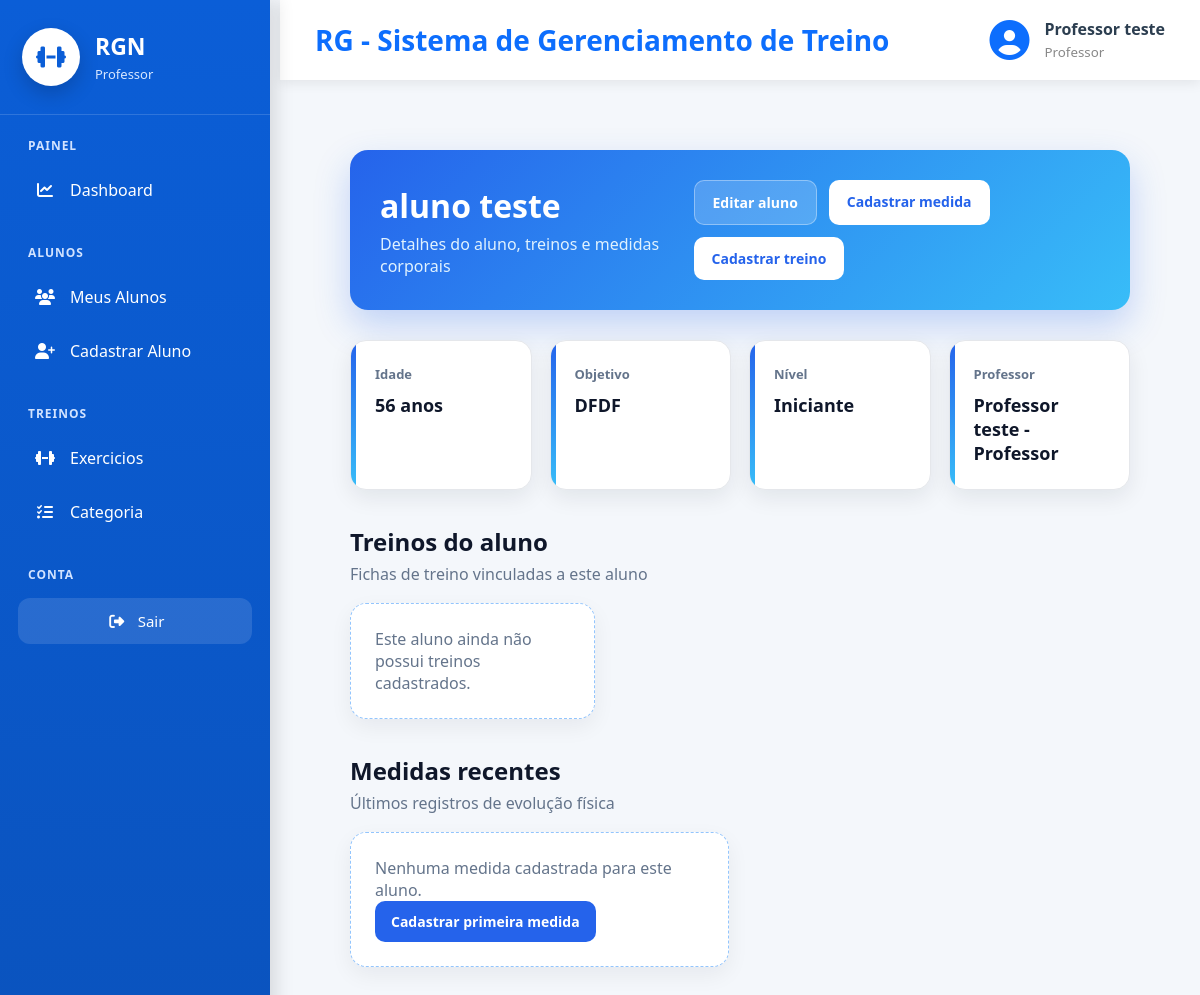
The page /cadastros/detalhe/aluno/2/ (signed in) on the database as committed earlier.
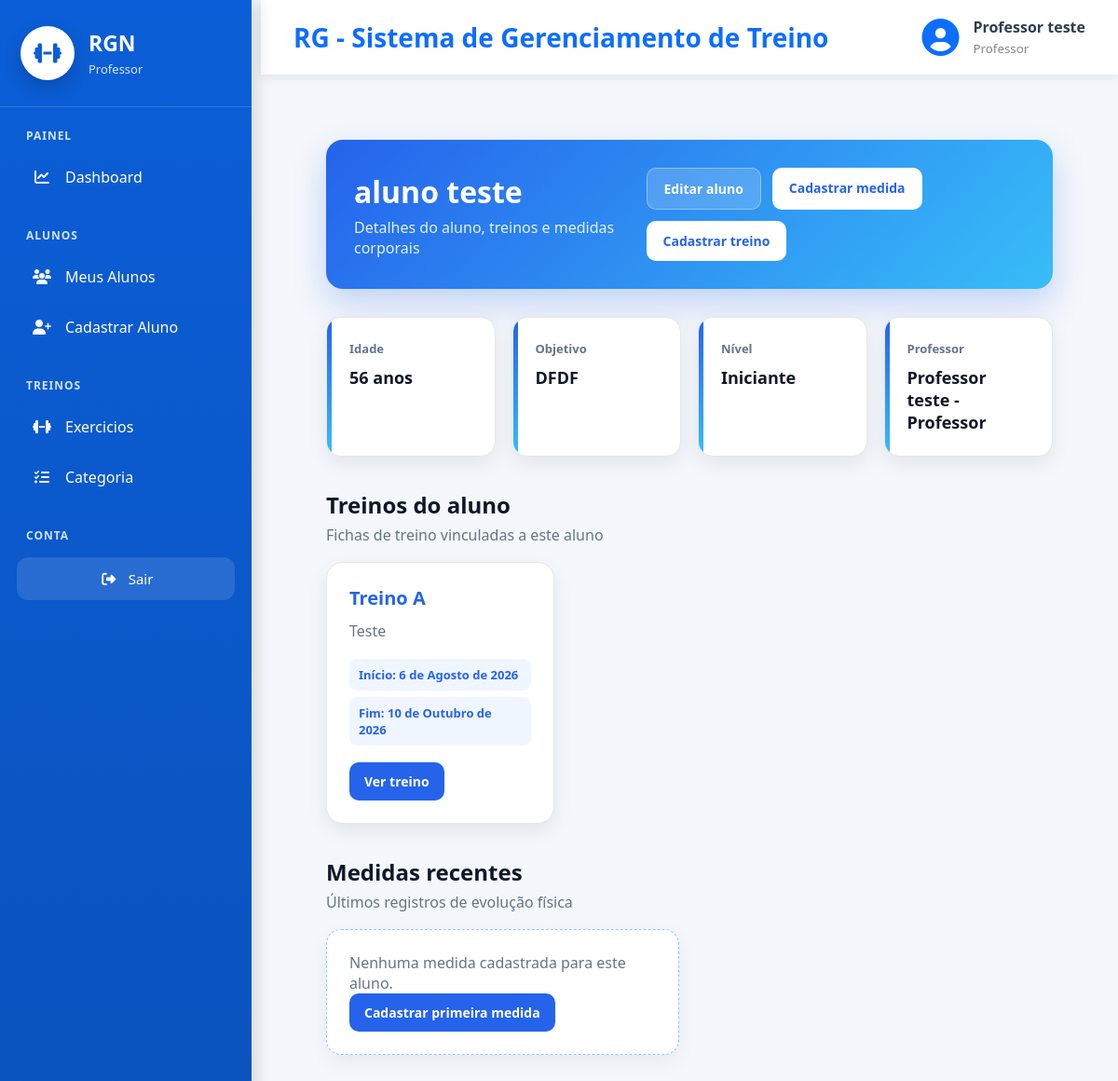
The same page on the database as committed later.
### exercicio/models.py (models this page shows, shortened)
class Treino(Auditoria):
    aluno = models.ForeignKey(Pessoa, on_delete=models.PROTECT, related_name="Treinos")
    nome_treino = models.CharField(max_length=20, verbose_name="Nome do Treino")
    data_inicio = models.DateField(verbose_name="Data de Inicio")
    data_fim = models.DateField(verbose_name="Data de Encerramento")
    descricao = models.CharField(max_length=100, verbose_name="Descrição")
    cadastrado_por = models.ForeignKey(Pessoa, on_delete=models.PROTECT)

### cadastros/views.py (the view)
# urls.py: path('detalhe/aluno/<int:pk>/', PessoaDetail.as_view(), name='detalhe-aluno'),
class PessoaDetail(LoginRequiredMixin, GroupRequiredMixin,DetailView):
    login_url = reverse_lazy('login')
    model = Pessoa
    context_object_name = "aluno"
    template_name = "cadastros/detalhe_aluno.html"
    group_required = ["Professor", "Administrador"]
    def get_context_data(self, **kwargs):
        context = super().get_context_data(**kwargs)
        context["treinos"] = Treino.objects.filter(
            aluno=self.object
)
        context["medidas"] = Medidas.objects.filter(
            aluno=self.object
        ).order_by("-data_medida")
        return context

### cadastros/context_processors.py (called while the page is built)
def usuario_grupos(request):
    contexto = {
        "is_admin": False,
        "is_professor": False,
        "is_aluno": False,
    }
    if request.user.is_authenticated:
        contexto["is_admin"] = (
            request.user.is_superuser or
            request.user.groups.filter(name="Administrador").exists()
        )
        contexto["is_professor"] = request.user.groups.filter(
            name="Professor"
        ).exists()
        contexto["is_aluno"] = request.user.groups.filter(
            name="Aluno"
        ).exists()
    return contexto

### cadastros/models.py (called while the page is built)
    def __str__(self):
        return f"{self.nome} - {self.get_tipo_display()}"

### cadastros/templates/cadastros/detalhe_aluno.html (shortened to what the changed rows need)
{% extends 'modelo.html' %}
{% load static %}
{% block css %}
<link rel="stylesheet" href="{% static 'css/cadastros/detalhe_aluno.css' %}">
{% endblock %}
{% block main %}
<div class="aluno-detalhe">
    <div class="aluno-header">
        <div>
            <h2>{{ aluno.nome  }}</h2>
        </div>
    </div>
    <div class="treino-grid">
        {% for treino in treinos %}
        <div class="treino-card">
            <h4>{{ treino.nome_treino }}</h4>
            <p>{{ treino.descricao }}</p>
            <div class="treino-info">
                <span>Início: {{ treino.data_inicio }}</span>
                <span>Fim: {{ treino.data_fim }}</span>
            </div>
            <a href="{% url 'detalhe-treino' treino.id %}" class="btn-ver-treino">
                Ver treino
            </a>
        </div>
        {% empty %}
        <div class="empty-card">
            <p>Este aluno ainda não possui treinos cadastrados.</p>
        </div>
        {% endfor %}
    </div>
</div>
{% endblock %}

Rows that differ between the two databases and show on the page:
added Treino: nome_treino "Treino A", descricao "Teste", data_inicio "6 de Agosto de 2026", data_fim "10 de Outubro de 2026"
Other text that changed with them:
text no longer shown: "Este aluno ainda não possui treinos cadastrados."
